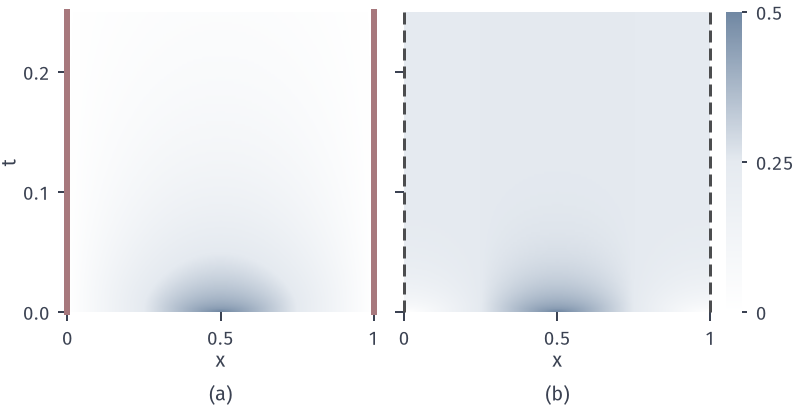

Recreate this plot in Python.
from pathlib import Path
import sys
HERE = Path(__file__).resolve().parent
sys.path.insert(0, str(HERE.parent/"heat-common"))
from heat_fig import *
# Space-time temperature of the tent bump for Dirichlet and Neumann ends.
fig, axes = figure(width_mm=112, height_mm=58, ncols=2, sharey=True)
panel(fig, left=.085, right=.895, wspace=.1, bottom=.24, top=.97)
tt = np.linspace(0, .25, 121); xx = np.linspace(0, 1, 241)
for ax, u in zip(axes, (uD, uN)):
    Z = np.array([u(xx, t) for t in tt]); im = ax.imshow(Z, origin='lower', aspect='auto', extent=[0, 1, 0, .25], cmap=FIELD, vmin=0, vmax=.5, interpolation='bilinear')
    ax.set_xticks([0, .5, 1]); ax.set_xticklabels(['0', '0.5', '1']); axlab(ax); ax.set_yticks([0, .1, .2])
    for s in ax.spines.values(): s.set_visible(False)
axes[0].set_ylabel('$t$', labelpad=1)
axes[0].plot([0, 0], [0, .25], color=RED, lw=2.4, clip_on=False); axes[0].plot([1, 1], [0, .25], color=RED, lw=2.4, clip_on=False)
axes[1].plot([0, 0], [0, .25], color=STROKE, lw=1.2, ls=DASH, clip_on=False); axes[1].plot([1, 1], [0, .25], color=STROKE, lw=1.2, ls=DASH, clip_on=False)
cax = fig.add_axes([.915, .24, .02, .73]); cb = fig.colorbar(im, cax=cax); cb.set_ticks([0, .25, .5]); cb.set_ticklabels(['0', '0.25', '0.5']); cb.outline.set_visible(False); cb.ax.tick_params(length=2)
tags(fig, axes)
save(fig, HERE, 'figure', {'color': '0 to 0.5'})
